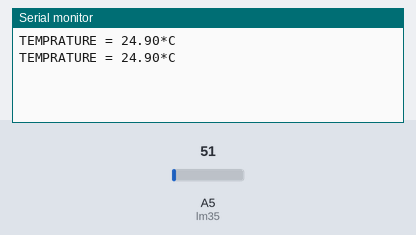
The sketch below on a simulated Arduino Uno, built with avr-gcc and run on an emulated ATmega328P. Parts: the last lines printed to the serial monitor. The inputs (shaded band) are chosen by the test bench; at power-on: A5 (lm35) = 51.

Above: at 1.8 s.
1.9 s: A5 (lm35) set to 61
At 2.8 s:
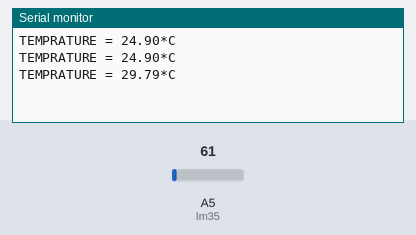
3.4 s: A5 (lm35) set to 71
At 4.8 s:
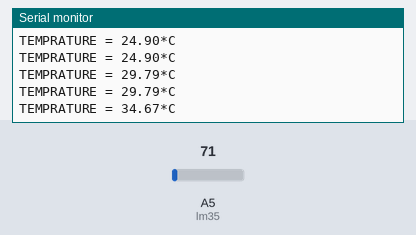
Timing chart, 0 to 6.4 s (numbered marks = the images above; inputs shaded):
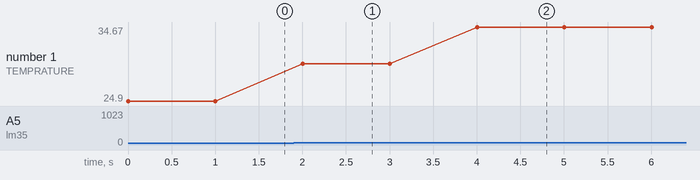

Measured:
- after the input at 1.9 s, the serial monitor: prints a new line after 0.10 s (image 1)
- after the input at 3.4 s, the serial monitor: prints a new line after 0.60 s (image 2)
- plotted number 1: 24.9 → 29.79 after the input at 1.9 s, 29.79 → 34.67 after the input at 3.4 s

The sketch:

_14_Temp_sensor-lm35.ino
```cpp
// https://www.arduinoall.com/article/214/14-arduino-สอนใช้งาน-arduino-วัดอุณหภูมิด้วย-sensor-lm35

//Example By ArduinoAll
int val;
int lm35 = A5; // กำหนดให้ตัวแปร lm35 ที่ขา A5
void setup()
{
  Serial.begin(9600);
}
void loop()
{
  val = analogRead(lm35);
  float mv = ( val / 1024.0) * 5000;
  float temp = mv / 10; //แปลงค่าเป็น องศาเซลเซียส
  Serial.print("TEMPRATURE = ");
  Serial.print(temp);
  Serial.print("*C");
  Serial.println();
  delay(1000);
}
```
